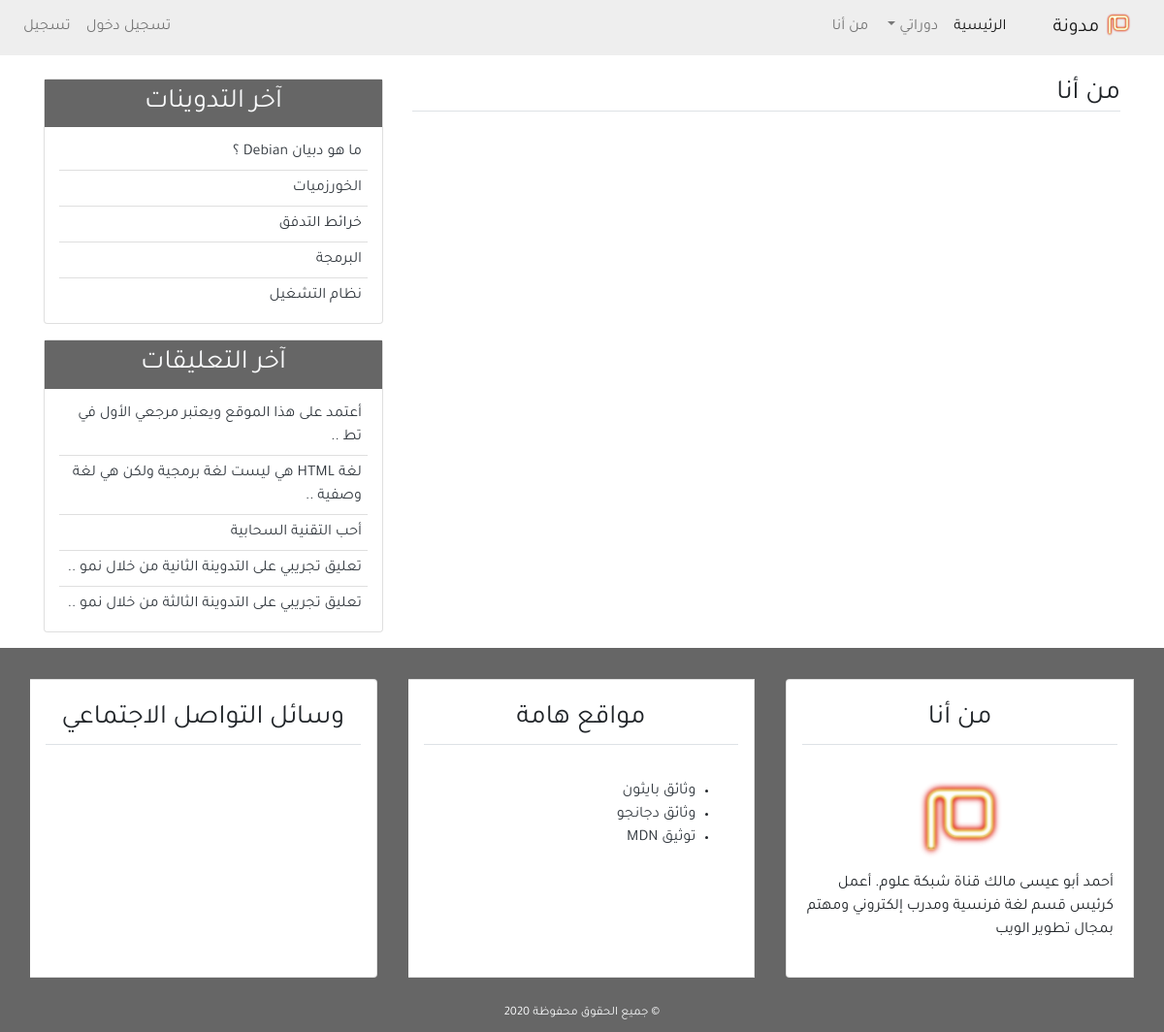
Page /about/ on the earlier database version.
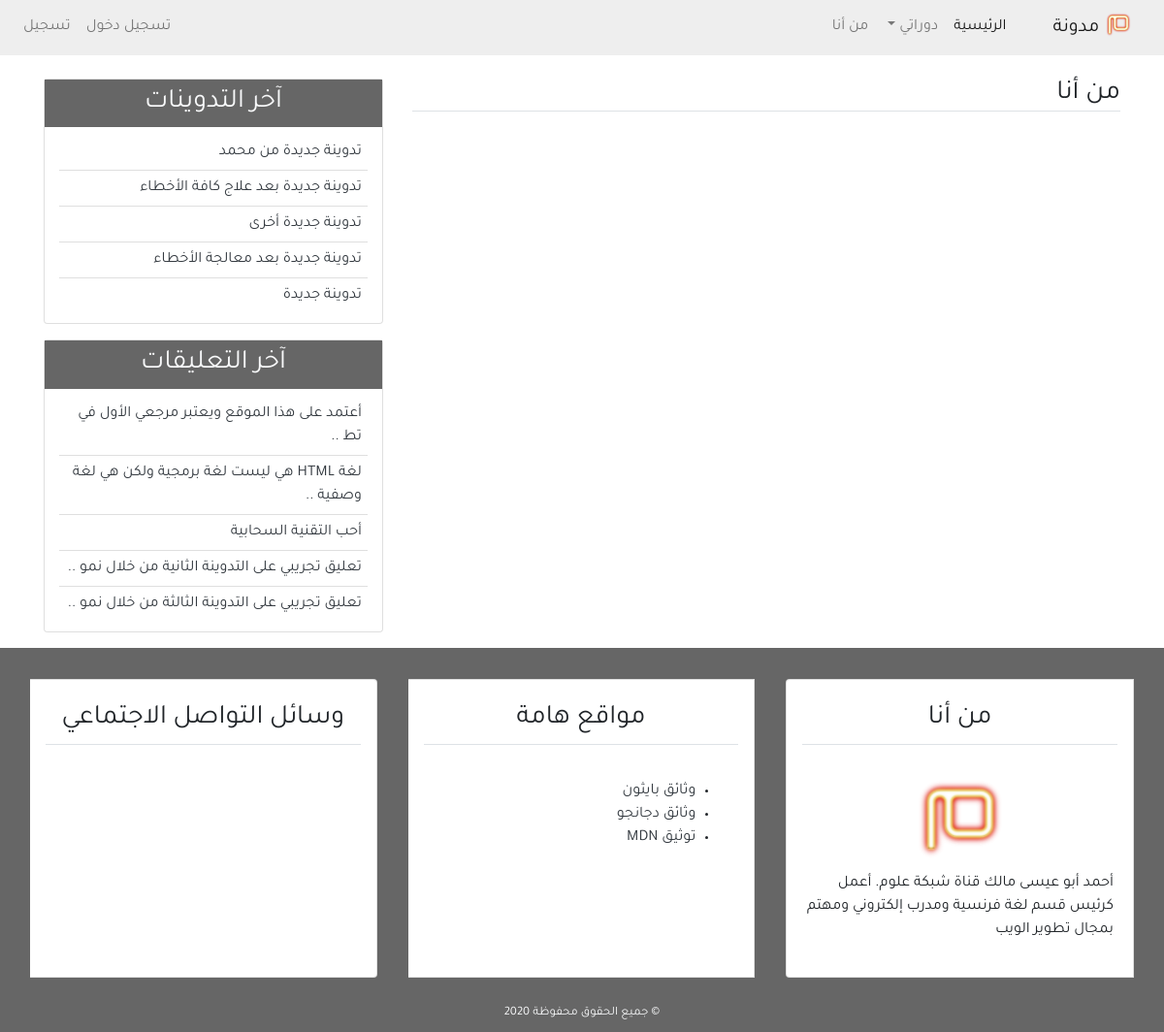
Same page on the later database version.
### blog/models.py (models this page shows, shortened)
class Post(models.Model):
    title = models.CharField(max_length=100)
    content = models.TextField()
    post_date = models.DateTimeField(default=timezone.now)
    post_update = models.DateTimeField(auto_now=True)
    author = models.ForeignKey(User, on_delete=models.CASCADE)
    class Meta:
        ordering = ('-post_date', )

class Comment(models.Model):
    name = models.CharField(max_length=50, verbose_name='الاسم')
    email = models.EmailField(verbose_name='البريد الإلكتروني')
    body = models.TextField(verbose_name='التعليق')
    comment_date = models.DateTimeField(auto_now_add=True)
    active = models.BooleanField(default=False)
    post = models.ForeignKey(
        Post, on_delete=models.CASCADE, related_name='comments')
    class Meta:
        ordering = ('-comment_date',)

### blog/views.py (the view)
# urls.py: path('about/', views.about, name='about'),
def about(request):
    return render(request, 'blog/about.html', {'title': 'من أنا'})

### blog/templatetags/post_tag.py (called while the page is built)
@register.inclusion_tag('blog/latest_posts.html')
def latest_posts():
    context = {
        'l_posts': Post.objects.all()[0:5],
    }
    return context

@register.inclusion_tag('blog/latest_comments.html')
def latest_comments():
    context = {
        'l_comments': Comment.objects.filter(active=True)[:5],
    }
    return context

### blog/templates/blog/about.html
{% extends 'blog/base.html' %}
{% block content %}
<h3 class="border-bottom">من أنا</h3>
{% endblock content %}

### blog/templates/blog/latest_posts.html
<ul class="list-group-flush latest-post">
    {% for post in l_posts %}
    <li class="list-group-item latest-post-item">
        <a class="text-dark" href="{% url 'detail' post.id %}">{{post.title}}</a>
    </li>
    {% empty %}
    <li class="list-group-item latest-post-item">لا يوجد تدوينات</li>
    {% endfor %}
</ul>

### blog/templates/blog/latest_comments.html
<ul class="list-group-flush latest-comment">
    {% for comment in l_comments %}
    <li class="list-group-item latest-comment-item">
        <a class="text-dark" href="{% url 'detail' comment.post.id %}">
            {% if comment.body|length > 40 %}
            {{comment.body|slice:'45'}} ..
            {% else %}
            {{comment.body}}
            {% endif %}
        </a>
    </li>
    {% empty %}
    <li class="list-group-item latest-comment-item">لا يوجد تعليقات</li>
    {% endfor %}
</ul>

Differences in the rows shown:
no longer on this page (row unchanged): Post: title "ما هو دبيان Debian ؟"
no longer on this page (row unchanged): Post: title "الخورزميات"
no longer on this page (row unchanged): Post: title "خرائط التدفق"
no longer on this page (row unchanged): Post: title "البرمجة"
no longer on this page (row unchanged): Post: title "نظام التشغيل"
added Post: title "تدوينة جديدة من محمد"
added Post: title "تدوينة جديدة بعد علاج كافة الأخطاء"
added Post: title "تدوينة جديدة أخرى"
added Post: title "تدوينة جديدة بعد معالجة الأخطاء"
added Post: title "تدوينة جديدة"
